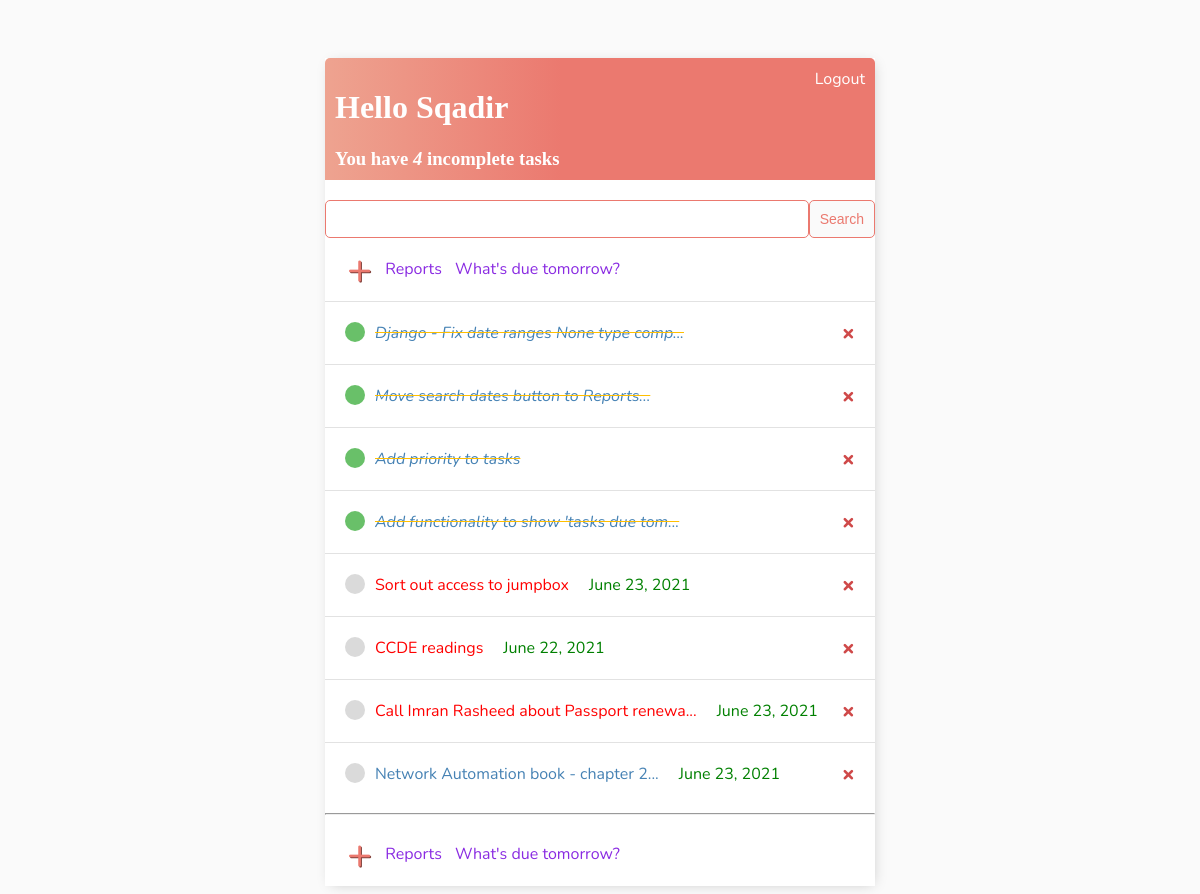
Screenshot of / (signed in) with the database file from the repository.
### base/models.py (models this page shows)
class Task(models.Model):
    user = models.ForeignKey(
        User, on_delete=models.CASCADE, null=True, blank=True)
    task = models.CharField(max_length=200)
    description = models.TextField(null=True, blank=True)
    created = models.DateTimeField(auto_now_add=True)
    due_date = models.DateField(default=datetime.date.today, null=True)
    task_priority = models.CharField(max_length=200, choices=PRIORITIES)
    complete = models.BooleanField()
    date_completed = models.DateField(null=True, blank=True)
    archive = models.BooleanField(default=False)
    def __str__(self):
        if len(self.task) > 30:
            return self.task[:40] + "..."
        return self.task

### base/views.py (the view)
# urls.py: path('', views.TaskList.as_view(), name='tasks'),
class TaskList(LoginRequiredMixin, ListView):
    model = Task
    context_object_name = 'tasks'
    ordering = '-complete'
    def get_context_data(self, **kwargs):
        context = super().get_context_data(**kwargs)
        context['tasks'] = context['tasks'].filter(user=self.request.user)
        context['count'] = context['tasks'].filter(complete=False).count()
        search_input = self.request.GET.get('search-area') or ''
        if search_input:
            context['tasks'] = context['tasks'].filter(
                task__icontains=search_input)
        return context

### base/templates/base/task_list.html (shortened to what this page needs)
{% extends 'base/main.html' %}
{% block content %}
<div class="header-bar">
    <div>
        <h1>Hello {{request.user|title}}</h1>
        <h3 style="margin: 0px;">You have <i>{{count}}</i> incomplete task{{count|pluralize:"s"}}
    </div>
    {% if request.user.is_authenticated %}
        <a href="{% url 'logout' %}">Logout</a>
    {% else %}
        <a href="{% url 'login' %}">Login</a>
    {% endif %}
</div>
<div class="search-add-wrapper">
    <form method="get" style="margin-top: 20px; display: flex;">
        <input type='text' name='search-area' value="{{search_input}}">
        <input class="button" type='submit' value='Search'>
    </form>
    <table class="main-bar-table">
        <tr>
            <td><a id="add-link" href="{% url 'task-create' %}">&#x2b;</a></td>
            <td><a href="{% url 'reports' %}">Reports</a></td>
            <td><a href="{% url 'tasks-due-tomorrow' %}">What's due tomorrow?</a>
        </tr>
    </table>
</div>
<div class="task-items-wrapper">
    {% for task in tasks %}
        {% if not task.archive%}
            <div class="task-wrapper">
                {% if task.complete %}
                <div class="task-title">
                    <div class="task-complete-icon"></div>
                    <i><s><a href="{% url 'task-edit' task.id %}">{{task}}</a></s></i>
                </div>
                <a class="delete-link" href="{% url 'task-delete' task.id %}">&#215;</a>
                {% else %}
                    <div class="task-title">
                    <div class="task-incomplete-icon"></div>
                   {% if task.task_priority == "HIGH" %}
                        <a style="color:red" href="{% url 'task-edit' task.id %}">{{task}}</a>
                    {% elif task.task_priority == 'LOW' %}
                         <a style="color:green" href="{% url 'task-edit' task.id %}">{{task}}</a>
                    {% else %}
                        <a href="{% url 'task-edit' task.id %}">{{task}}</a>
                    {% endif %}
                    {% if task.due_date %}
                        <div class="due-date">
                        {{task.due_date}}
                        </div>
                    {% endif %}
                </div>
                <a class="delete-link" href="{% url 'task-delete' task.id %}">&#215;</a>
                {% endif %}
            </div>
        {% endif %}
    {% endfor %}
</div>
<hr>
<table class="main-bar-table">
    <tr>
        <td><a id="add-link" href="{% url 'task-create' %}">&#x2b;</a></td>
        <td><a href="{% url 'reports' %}">Reports</a></td>
        <td><a href="{% url 'tasks-due-tomorrow' %}">What's due tomorrow?</a>
    </tr>
</table>
{% endblock content %}

### base/templates/base/main.html (style rules this page uses)
body { background-color: #fafafa; font-family: 'Nunito', sans-serif; padding-top: 50px; }
h1, h2, h3, h4, h5, h6 { font-family: 'Raleway', sans-sarif; }
a, p { color: #4b5156; }
a { text-decoration: none; }
.header-bar { display: flex; justify-content: space-between; color: #fff; padding: 10px; border-radius: 5px 5px 0 0; background: linear-gradient(90deg, #eea390 0%, #eb796f 43%, #eb796f 100%); }
.header-bar a { color: #fff; text-decoration: none; }
.task-wrapper { display: flex; align-items: center; justify-content: space-between; padding: 20px; background-color: #fff; border-top: 1px solid rgb(226, 226, 226); }
.task-title { display: flex; padding: 0px 0px 0px 0px; color: #ffbf00; }
.due-date { padding: 0px 0px 0px 20px; color: green; }
.task-title a { text-decoration: none; color: #4682B4; margin-left: 10px; }
.task-complete-icon { display: flex; height: 20px; width: 20px; background-color: rgb(105, 192, 105); border-radius: 50%; }
.task-incomplete-icon { height: 20px; width: 20px; background-color: rgb(218, 218, 218); border-radius: 50%; }
.delete-link { text-decoration: none; font-weight: 900; color: #cf4949; font-size: 22px; line-height: 0; }
#add-link { color: #eb796f; text-decoration: none; font-size: 42px; text-shadow: 1px 1px #81413b; text-align: right; align-items: center; }
input[type=text], input[type=password], textarea { border: 1px solid #eb796f; border-radius: 5px; padding: 10px; width: 90%; }
.button { border: 1px solid #eb796f; background-color: #fafafa; color: #eb796f; padding: 10px; font-size: 14px; border-radius: 5px; cursor: pointer; text-decoration: none; }
.main-bar-table { padding-left: 10px; }
.main-bar-table td { padding-left: 10px; }
.main-bar-table a { color: blueviolet; }

### rows the page displays
Task: task "Django - Fix date ranges None type comp..."
Task: task "Move search dates button to Reports..."
Task: task "Add priority to tasks"
Task: task "Add functionality to show 'tasks due tom..."
Task: task "Sort out access to jumpbox", due_date "June 23, 2021"
Task: task "CCDE readings", due_date "June 22, 2021"
Task: task "Call Imran Rasheed about Passport renewa...", due_date "June 23, 2021"
Task: task "Network Automation book - chapter 2...", due_date "June 23, 2021"

### other values shown
{{ request.user|title }} "Sqadir"
{{ count }} "4"
